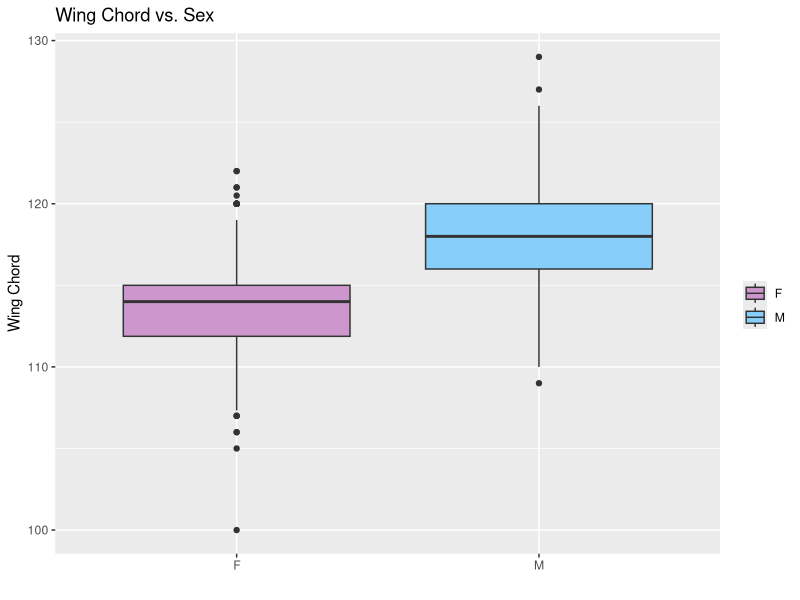
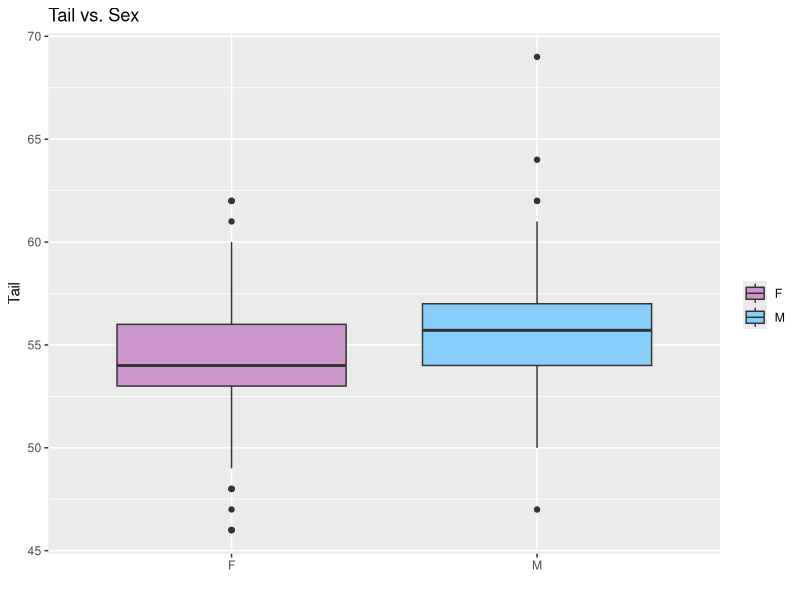
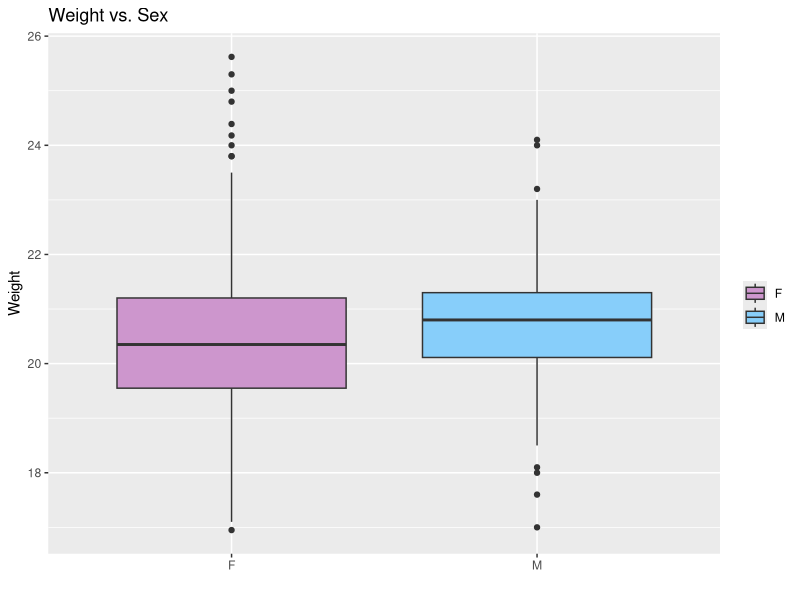
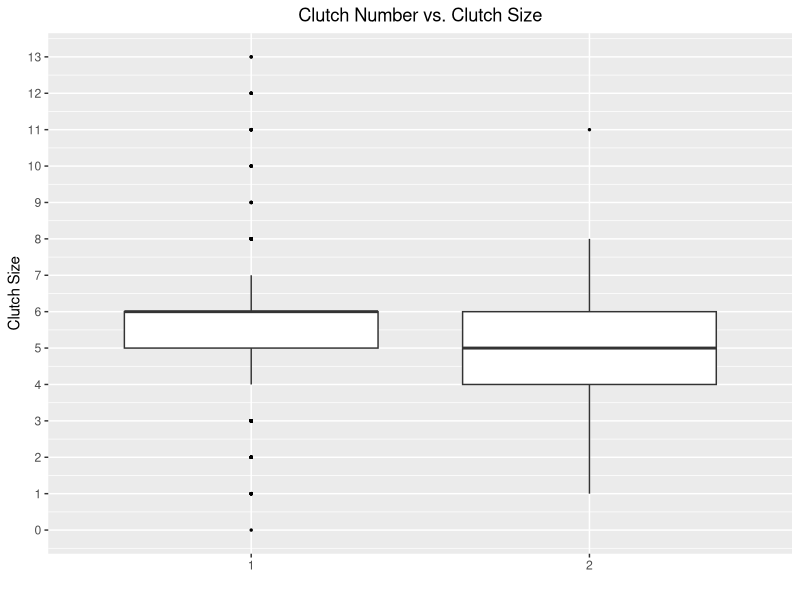
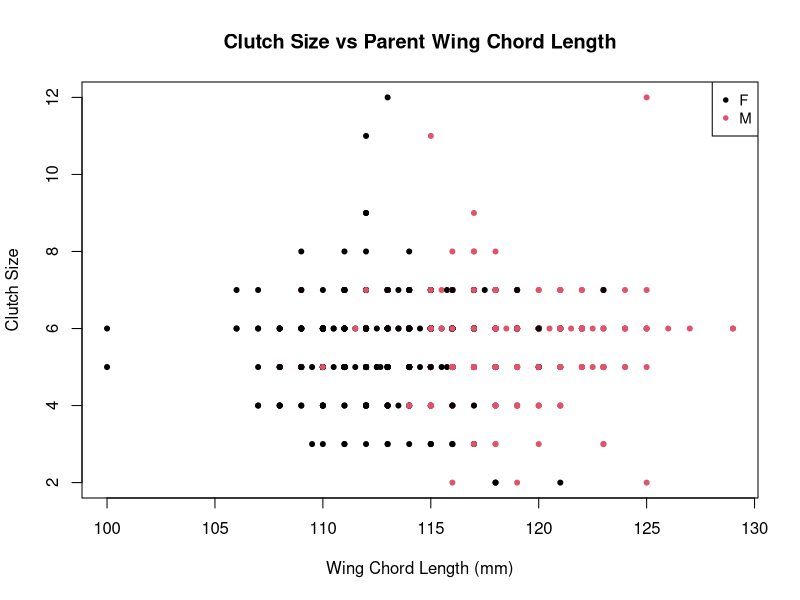
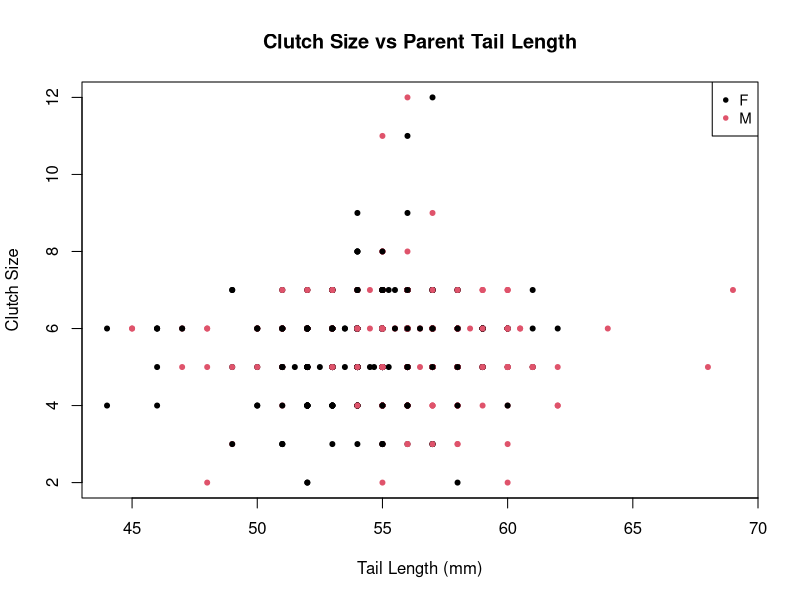
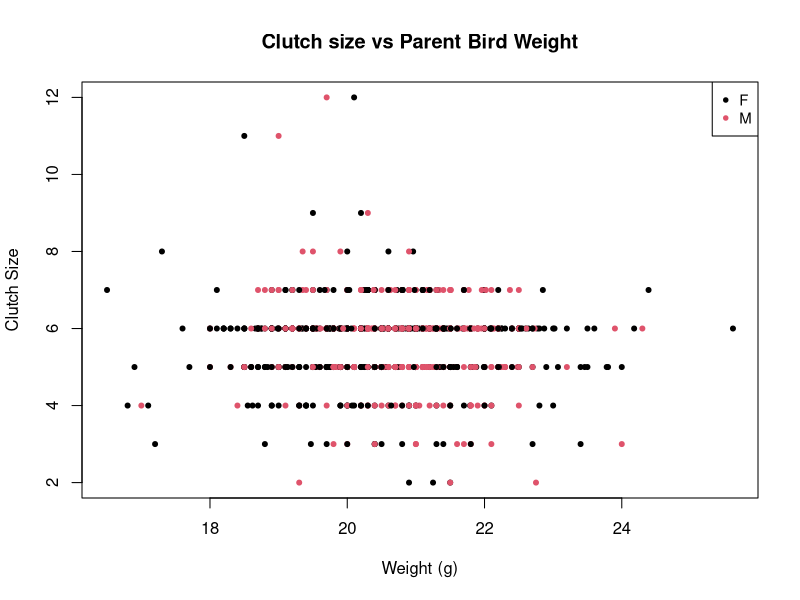
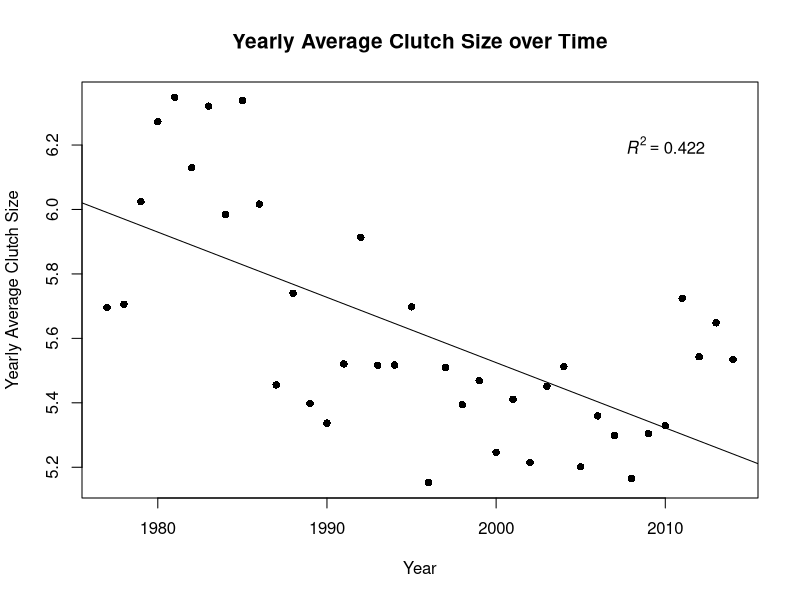

These figures' R source, in order:
## ---- chunk 1
# DO NOT ALTER CODE IN THIS CHUNK
knitr::opts_chunk$set(echo = TRUE)
## ---- chunk 2
library(dplyr)
library(ggplot2)
library(tidyr)
library(lubridate)
library(reshape)
library(readr)
library(ggpubr)

banding <- read.csv("TRES/banding_final.csv")
banding_nest <- read.csv("TRES/banding_nest_final.csv")
nest <- read.csv("TRES/nest_final.csv")

## ---- chunk 3
# Now, we want to make sure the class of our data is correct before we move forward:
str(banding)
# lets go ahead and convert the sex and nest_box column class into factors:
banding$sex <- as.factor(banding$sex)
banding$nest_box <- as.factor(banding$nest_box)


str(banding_nest)
# fix class
banding_nest$sex <- as.factor(banding_nest$sex)
banding_nest$nest_box <- as.factor(banding_nest$nest_box)
banding_nest$location <- as.factor(banding_nest$location)

str(banding_nest)
# fix class
nest$nest_code <- as.factor(nest$nest_code)
nest$location <- as.factor(nest$location)
## ---- chunk 4
# look at the following variable to see how they differ by gender : wing_chord, tail, and weight

# will will take the mean of these measurements by band_number and gender

wing_chord <- aggregate(wing_chord ~ band_number + sex, banding, mean)


# Boxplot of these trends based on sex

ggplot(wing_chord, aes(factor(sex), wing_chord, fill=sex)) + 
  geom_boxplot() +
  scale_fill_manual("", values=c("M"= "lightskyblue", "F"= "plum3")) + 
  xlab('') +
  ylab('Wing Chord') +
  ggtitle("Wing Chord vs. Sex")
## ---- chunk 5
# Lets go ahead and try calculating the mean tail length and weight by sex and band number and graph boxplots of these values:


#### these are the answers ###
tail <- aggregate(tail ~ band_number + sex, banding, mean)
weight <- aggregate(weight ~ band_number + sex, banding, mean)


ggplot(tail, aes(factor(sex), tail, fill=sex)) + 
  geom_boxplot() +
  scale_fill_manual("", values=c("M"= "lightskyblue", "F"= "plum3")) + 
  xlab('') +
  ylab('Tail') +
  ggtitle("Tail vs. Sex")

ggplot(weight, aes(factor(sex), weight, fill=sex)) + 
  geom_boxplot() +
  scale_fill_manual("", values=c("M"= "lightskyblue", "F"= "plum3")) + 
  xlab('') +
  ylab('Weight') +
  ggtitle("Weight vs. Sex")
## ---- chunk 6
# can calculate the mean female and male wing flat length like this (using aggregate()) or could subset by sex and then calculate

wing_chord.avg <- aggregate(wing_chord ~ sex, wing_chord, mean)
wing_chord.avg
## ---- chunk 7
tail.avg <- aggregate(tail ~ sex, tail, mean)
weight.avg <- aggregate(weight ~ sex, weight, mean)


tail.avg
weight.avg

## ---- chunk 8
# to visualize whether there may be a trade off between clutch size and the number of clutches in a nest lets visualize these factors in a box plot
# the 'nest' dataset contains records of the clutch numbers found in nest boxes across Long Point dating back to 1987!

# lets take a quick look at the dataset first to figure out what we need to plot
head(nest)

# we want to look at how clutch size (clutch_size) may vary between the first and second clutch (clutch_number)

ggplot(nest, aes(factor(clutch_number), clutch_size)) + 
  geom_boxplot(outlier.colour="black", outlier.size=0.5, position = position_dodge(preserve = "single")) +
  xlab('') +
  ylab('Clutch Size') +
  ggtitle("Clutch Number vs. Clutch Size") +
  scale_y_continuous(breaks = seq(0, 13, by = 1)) +
  theme(plot.title = element_text(hjust = 0.5))


#  example on how to calculate the average clutch size for clutch number 1 and 2
aggregate(clutch_size ~ clutch_number, nest, mean )

## ---- chunk 9

# First, lets find the mean wing chord length when grouped by year, nest_box, sex, clutch_number, clutch_size and band number

# wing_chord
banding_nest.wing_chord <- aggregate(wing_chord ~ year + sex + nest_box + clutch_number + band_number + clutch_size, banding_nest, mean)

banding_nest.wing_chord

# lets see if we see any patterns between the number of eggs there are per clutch (clutch_size) and the weight or size of the parent tree swallow

plot(clutch_size ~ wing_chord, banding_nest.wing_chord,
     main="Clutch Size vs Parent Wing Chord Length",
     pch=20,
     col=sex,
     xlab="Wing Chord Length (mm)", 
     ylab="Clutch Size")
legend("topright", legend= levels(banding_nest.wing_chord$sex),
       col= 1:2, pch = 20, cex=0.9)
## ---- chunk 10
# tail
banding_nest.tail <- aggregate(tail ~ year + sex + nest_box + clutch_number + band_number + clutch_size, banding_nest, mean)

# weight
banding_nest.weight <- aggregate(weight ~ year + sex + nest_box + clutch_number + band_number + clutch_size, banding_nest, mean)


plot(clutch_size ~ tail, banding_nest.tail,
     main="Clutch Size vs Parent Tail Length",
     pch=20,
     col=sex,
     xlab="Tail Length (mm)", 
     ylab="Clutch Size")
legend("topright", legend= levels(banding_nest.tail$sex),
       col= 1:2, pch = 20, cex=0.9)

plot(clutch_size ~ weight,banding_nest.weight,
     main="Clutch size vs Parent Bird Weight",
     pch=20,
     col=sex,
     xlab="Weight (g)", 
     ylab="Clutch Size")
legend("topright", legend= levels(banding_nest.weight$sex),
       col= 1:2, pch = 20, cex=0.9)
## ---- chunk 11
# first we want to take the average clutch size that was sampled from all of the nest boxes each year

nest.average <- aggregate(clutch_size ~ year, nest, mean)

#Then, we'll run a linear regression to test the relationship between clutch size and year. 

lm_clutch_size <- summary(lm(clutch_size ~ year, data= nest.average))
r2_0 <- lm_clutch_size$r.squared # for R-squared labels
rlabel_0 <- bquote(italic(R)^2 == .(format(r2_0, digits = 3)))
plot(clutch_size ~ year, data=nest.average,
     main="Yearly Average Clutch Size over Time",
     pch=16,
     xlab="Year", 
     ylab="Yearly Average Clutch Size",
     cex.main=1.25, 
     cex.lab=1)
abline(lm(clutch_size ~ year, data=nest.average))
text(2010, 6.2, rlabel_0)
